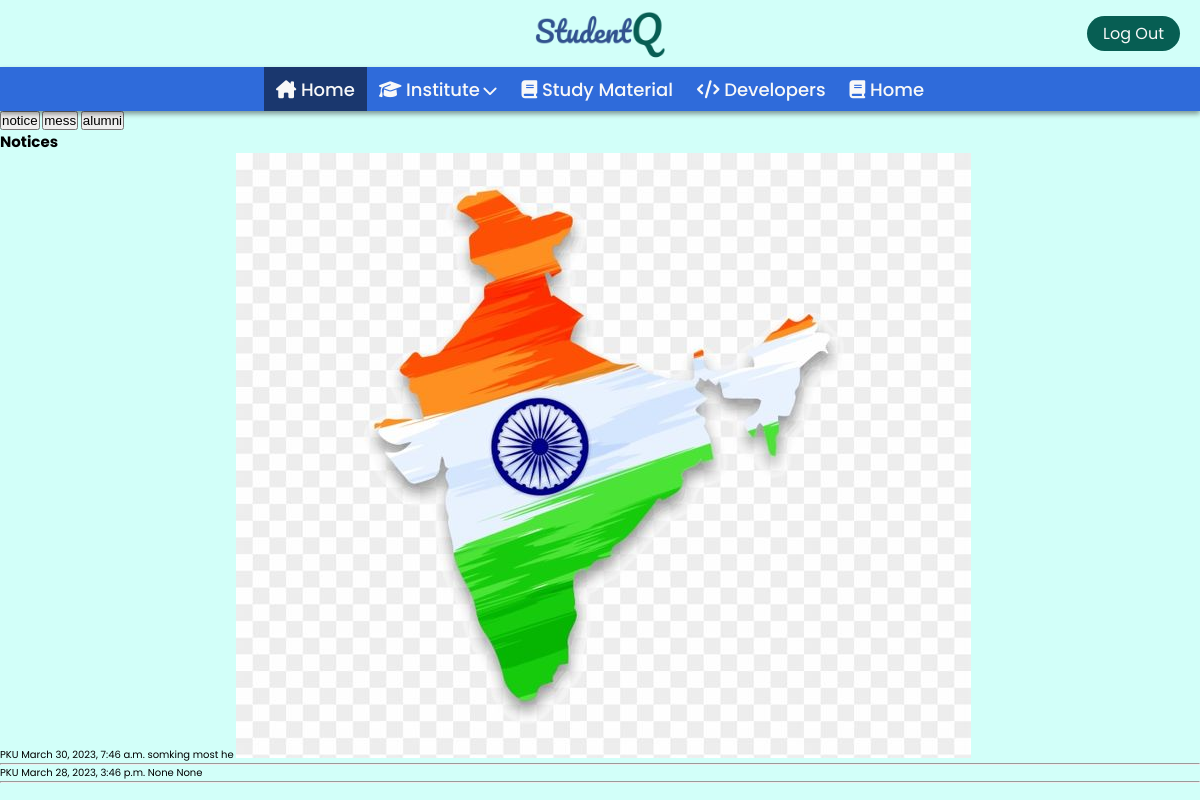
The page /notices/3/ (signed in) on the database its author committed.
### Base/models.py (models this page shows)
class Notice(models.Model):
    notice = models.ImageField(null = False, blank = False, upload_to="media/notice")
    institute = models.ForeignKey(Institute, on_delete=models.CASCADE, null=True)
    date_of_post =models.DateTimeField(auto_now_add=True, null=True)
    caption=models.CharField(max_length=300 , blank=True , null=True)
    student=models.CharField(max_length=100,null=True)

class Institute(models.Model):
    name = models.CharField(max_length=200)
    def __str__(self):
        return self.name

### Base/views.py (the view)
# urls.py: path('notices/<str:id>/',views.Notices, name='notices'),
@login_required(login_url='login')
def Notices(request, id):
    context = {}
    context["id"] = id
    institute = Institute.objects.get(id = id)
    ins_notices = institute.notice_set.all().order_by('-id')
    context["ins_notices"] = ins_notices
    user=request.user
    context['post_able']=False
    if user.profile.role=='student':
        student=Student.objects.get(student_userid=user.id)
        if institute.name == student.institute:
            context['post_able']=True
    alumnis = Student.objects.filter(institute = institute)
    context['alumnis'] = alumnis
    return render(request, "notices.html", context)

### Base/templates/notices.html (shortened to what this page needs)
{% extends "main.html" %}
{% block body %}
<div class="sub-nav">
    <button id="notice" onclick="noticeToggle()">notice</button>
    <button id="mess" onclick="messToggle()">mess</button>
    <button id="alumni" onclick="alumniToggle()">alumni</button>
</div>
<div class="notice-div" id="notice-div">
    <h2>Notices</h2>
    {% for notice in ins_notices %}
    {{notice.institute}}
    {{notice.date_of_post}}
    {{notice.student}}
    {{notice.caption}}
    <img src="{{notice.notice.url}}" alt="">
    <hr>
    {% endfor %}
</div>
{% endblock body %}

### static/mStyle/main.css (style rules this page uses)
:root { --light-green-theme: #D2FFF9; --light-blue: #669CFF; --main-blue: #2F6BDA; --dark-blue: #1a376e; --light-dark-blue: #083891; --theme-clr: #075E53; --theme-clr-light: #178274; --hover-green: #094a42; --black: #000; --white: #fff; --drk-white: #f8f8f8; --light-gray: #d9d9d9; --placeholder-clr: #707070; --main-yellow: #FFE454; --font-primary: 'Poppins', sans-serif; --font-secondary: 'Righteous', cursive; }
*::placeholder { color: var(--placeholder-clr); }
*, *::before, *::after { margin: 0; padding: 0; box-sizing: border-box; scrollbar-width: thin; scrollbar-color: var(--theme-clr) var(--light-gray); }
html { font-size: 62.5%; overflow-x: hidden; }
body { min-height: 100vh; font-family: 'Poppins', sans-serif; overflow-x: hidden; background: var(--light-green-theme); }

### rows shown on the page
Notice: institute "PKU", date_of_post "March 30, 2023, 7:46 a.m.", student "somking", caption "most he", notice (picture)
Notice: institute "PKU", date_of_post "March 28, 2023, 3:46 p.m.", student "None", caption "None"
